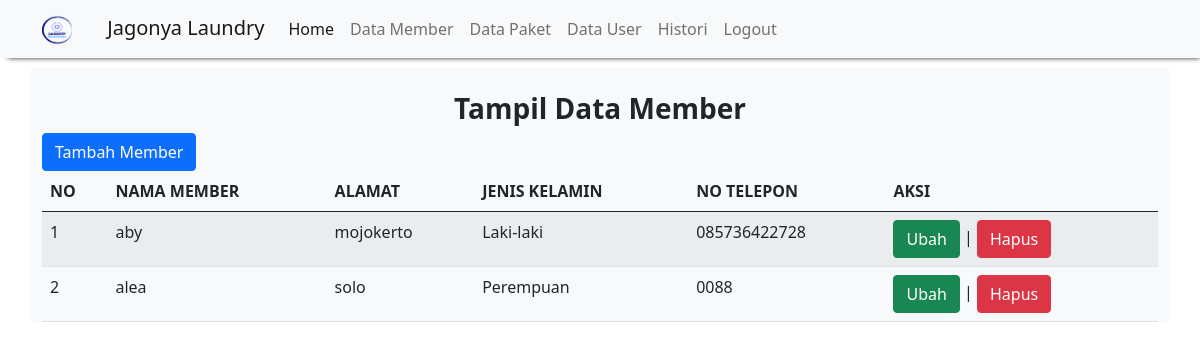
The app's page /tampil_member.php (signed in) with its own data.
### tables this page shows
CREATE TABLE `member` (
  `id_member` int(11) NOT NULL,
  `nama_member` varchar(100) NOT NULL,
  `alamat` text NOT NULL,
  `jenis_kelamin` enum('Laki-laki','Perempuan') NOT NULL,
  `tlp` varchar(15) NOT NULL
);

### tampil_member.php (the view, shortened to what this page needs)
<!DOCTYPE html>
<?php
    include "header.php";
?>
<html>
<head>
    <link href="https://cdn.jsdelivr.net/npm/bootstrap@5.0.1/dist/css/bootstrap.min.css" rel="stylesheet">
</head>
<body>
<br>
    <h3 align="center"><strong>Tampil Data Member</strong></h3>
              <a class="btn btn-primary" aria-current="page" href="tambah_member.php">Tambah Member</a>
    <table class="table table-hover table-striped">
        <thead>
            <tr>
                <th>NO</th><th>NAMA MEMBER</th>
    <th>ALAMAT</th><th>JENIS KELAMIN</th><th>NO TELEPON</th><th>AKSI</th>
            </tr>
        </thead>
        <tbody>
            <?php
            include "koneksi.php";
        $qry_member=mysqli_query($conn,"select * from member");
            $no=0;
            while($data_member=mysqli_fetch_array($qry_member)){
            $no++;?>
            <tr>
                <td><?=$no?></td><td><?=$data_member['nama_member']?></td>
                 <td><?=$data_member['alamat']?></td>
                 <td><?=$data_member['jenis_kelamin']?></td>
                 <td><?=$data_member['tlp']?> </td>
                   <td><a href="ubah_member.php?id=<?=$data_member['id_member']?>" class="btn btn-success">Ubah</a> | <a href="hapus_member.php?id=<?=$data_member['id_member']?>" onclick="return confirm('Apakah anda yakin menghapus data ini?')" class="btn btn-danger">Hapus</a></td>
            </tr>
            <?php
            }
            ?>
        </tbody>
    </table>
</body>
</html>
<?php
    include "footer.php";
?>

### records on screen
member: nama_member "aby", alamat "mojokerto", jenis_kelamin "Laki-laki", tlp "085736422728"
member: nama_member "alea", alamat "solo", jenis_kelamin "Perempuan", tlp "0088"
